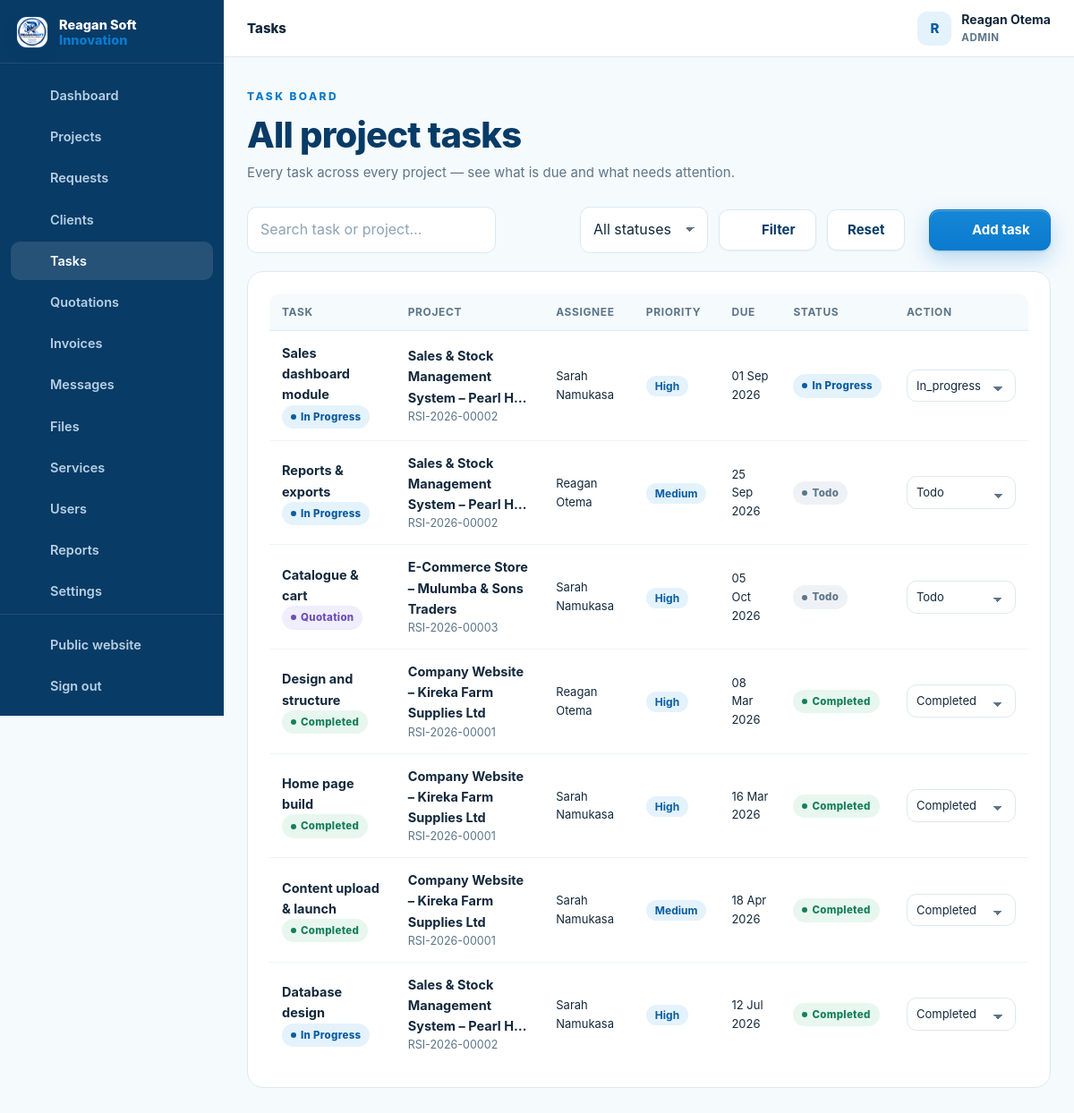
Page /admin/tasks.php (signed in) on the earlier database version.
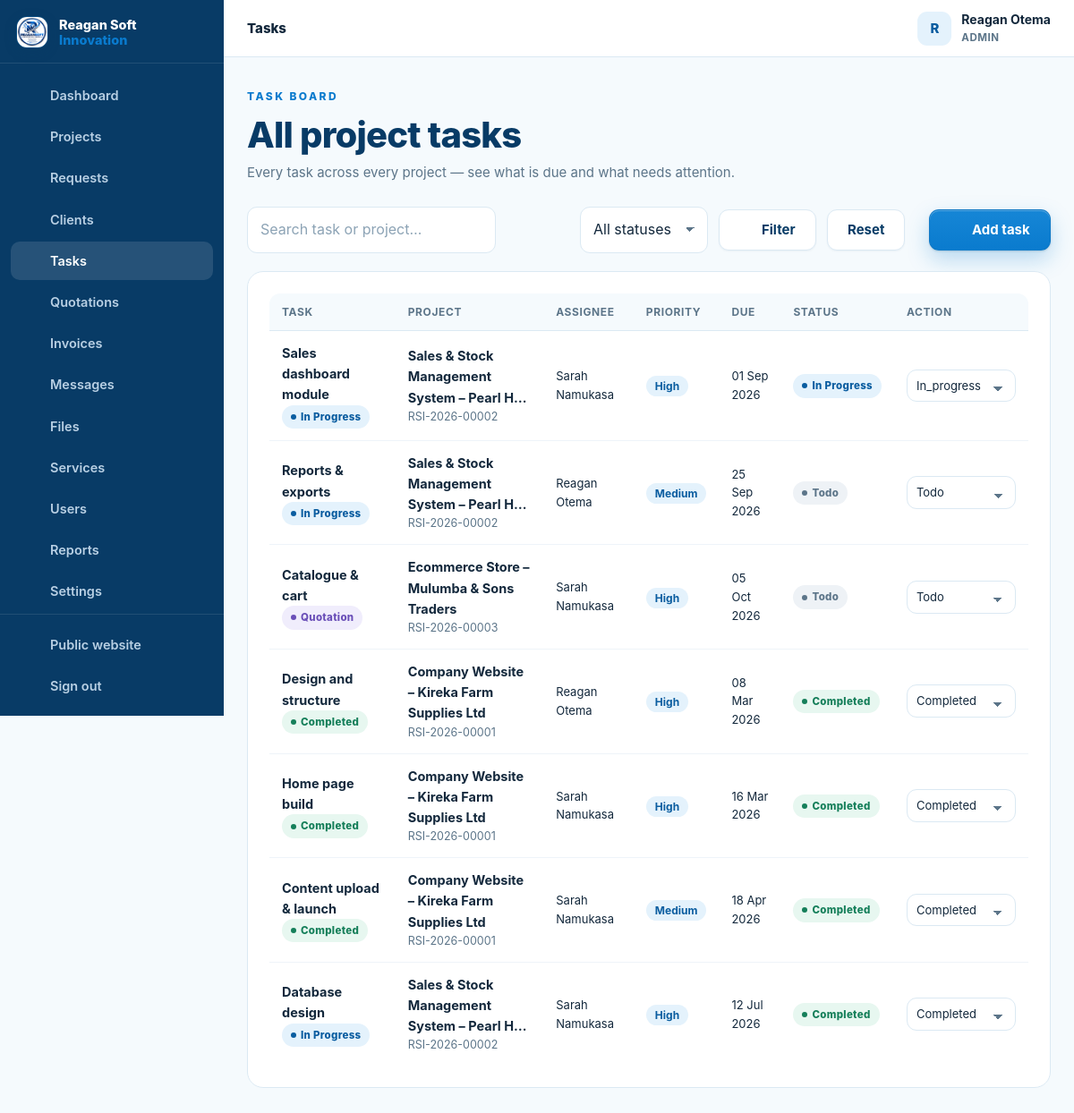
Same page on the later database version.
### tables this page shows
CREATE TABLE project_tasks (
  id INT UNSIGNED AUTO_INCREMENT PRIMARY KEY,
  project_id INT UNSIGNED NOT NULL,
  assigned_to INT UNSIGNED NULL,
  title VARCHAR(190) NOT NULL,
  description TEXT NULL,
  status ENUM('TODO','IN_PROGRESS','REVIEW','COMPLETED') NOT NULL DEFAULT 'TODO',
  progress TINYINT UNSIGNED NOT NULL DEFAULT 0,
  priority ENUM('low','medium','high') NOT NULL DEFAULT 'medium',
  start_date DATE NULL,
  due_date DATE NULL,
  created_by INT UNSIGNED NULL,
  created_at TIMESTAMP DEFAULT CURRENT_TIMESTAMP,
  updated_at TIMESTAMP DEFAULT CURRENT_TIMESTAMP ON UPDATE CURRENT_TIMESTAMP,
  FOREIGN KEY (project_id) REFERENCES projects(id) ON DELETE CASCADE,
  FOREIGN KEY (assigned_to) REFERENCES users(id) ON DELETE SET NULL,
  FOREIGN KEY (created_by) REFERENCES users(id) ON DELETE SET NULL,
  INDEX idx_tasks_project (project_id),
  INDEX idx_tasks_status (status),
  INDEX idx_tasks_assigned (assigned_to)
);

CREATE TABLE projects (
  id INT UNSIGNED AUTO_INCREMENT PRIMARY KEY,
  ref_no VARCHAR(30) NOT NULL UNIQUE,                
  client_id INT UNSIGNED NOT NULL,
  service_id INT UNSIGNED NULL,
  assigned_to INT UNSIGNED NULL,                     
  title VARCHAR(190) NOT NULL,
  description TEXT NOT NULL,
  requirements TEXT NULL,
  budget DECIMAL(14,2) NULL,
  priority ENUM('low','normal','high','urgent') NOT NULL DEFAULT 'normal',
  status ENUM('NEW','REVIEWING','QUOTATION','APPROVED','IN_PROGRESS','WAITING_FOR_CLIENT','TESTING','COMPLETED','CANCELLED') NOT NULL DEFAULT 'NEW',
  progress TINYINT UNSIGNED NOT NULL DEFAULT 0,
  deadline DATE NULL,
  started_at DATETIME NULL,
  completed_at DATETIME NULL,
  submitted_at TIMESTAMP DEFAULT CURRENT_TIMESTAMP,
  updated_at TIMESTAMP DEFAULT CURRENT_TIMESTAMP ON UPDATE CURRENT_TIMESTAMP,
  FOREIGN KEY (client_id) REFERENCES users(id) ON DELETE CASCADE,
  FOREIGN KEY (service_id) REFERENCES services(id) ON DELETE SET NULL,
  FOREIGN KEY (assigned_to) REFERENCES users(id) ON DELETE SET NULL,
  INDEX idx_projects_client (client_id),
  INDEX idx_projects_status (status),
  INDEX idx_projects_assigned (assigned_to),
  INDEX idx_projects_service (service_id)
);

CREATE TABLE users (
  id INT UNSIGNED AUTO_INCREMENT PRIMARY KEY,
  full_name VARCHAR(150) NOT NULL,
  email VARCHAR(190) NOT NULL UNIQUE,
  phone VARCHAR(40) NULL,
  password_hash VARCHAR(255) NOT NULL,
  role ENUM('admin','staff','client') NOT NULL DEFAULT 'client',
  company VARCHAR(190) NULL,
  address VARCHAR(255) NULL,
  avatar VARCHAR(255) NULL,
  active TINYINT(1) NOT NULL DEFAULT 1,
  failed_logins INT UNSIGNED NOT NULL DEFAULT 0,
  locked_until DATETIME NULL,
  last_login_at DATETIME NULL,
  created_at TIMESTAMP DEFAULT CURRENT_TIMESTAMP,
  updated_at TIMESTAMP DEFAULT CURRENT_TIMESTAMP ON UPDATE CURRENT_TIMESTAMP,
  INDEX idx_users_role (role),
  INDEX idx_users_active (active)
);

### config/config.php (called while the page is built, shortened)
<?php
function db(): PDO {
    static $pdo = null;
    if ($pdo === null) {
        try {
            $pdo = new PDO(
                'mysql:host=' . DB_HOST . ';dbname=' . DB_NAME . ';charset=utf8mb4',
                DB_USER,
                DB_PASS,
                [
                    PDO::ATTR_ERRMODE            => PDO::ERRMODE_EXCEPTION,
                    PDO::ATTR_DEFAULT_FETCH_MODE => PDO::FETCH_ASSOC,
                    PDO::ATTR_EMULATE_PREPARES   => false,
                    PDO::ATTR_STRINGIFY_FETCHES  => false,
                ]
            );
        } catch (PDOException $e) {
            log_error('DB connection failed: ' . $e->getMessage());
            http_response_code(500);
            exit('Unable to connect to the database. Please check the installation.');
        }
    }
    return $pdo;
}
function e(mixed $value): string {
    return htmlspecialchars((string)($value ?? ''), ENT_QUOTES, 'UTF-8');
}
function flash(string $key, ?string $value = null): ?string {
    $msg = $_SESSION['flash'][$key] ?? null;
    return $msg;
}
function app_url(string $path = ''): string {
    return APP_URL . ($path === '' ? '' : '/' . ltrim($path, '/'));
}
function current_user(): ?array {
    static $user = false;
    if ($user === false) {
        if (empty($_SESSION['user_id'])) {
            $user = null;
        } else {
            $st = db()->prepare('SELECT * FROM users WHERE id = ? AND active = 1 LIMIT 1');
            $st->execute([(int)$_SESSION['user_id']]);
            $user = $st->fetch() ?: null;
        }
    }
    return $user;
}
function is_logged_in(): bool {
    return current_user() !== null;
}
function require_login(): void {
    if (!is_logged_in()) {
        $_SESSION['intended'] = $_SERVER['REQUEST_URI'] ?? '';
        flash('error', 'Please sign in to continue.');
        redirect(app_url('login.php'));
    }
}
function require_staff(): void {
    require_login();
}
require_once __DIR__ . '/../inc/functions.php';

### admin/tasks.php (the view, shortened to what the changed rows need)
<?php
require __DIR__ . '/../config/config.php';
require_staff();
$pdo = db();
$st = $_GET['status'] ?? '';
$q  = trim($_GET['q'] ?? '');
$page = max(1, (int)($_GET['page'] ?? 1));
$perPage = 15;
$where = ['1=1'];
$params = [];
$whereSql = implode(' AND ', $where);
$count = $pdo->prepare("SELECT COUNT(*) c FROM project_tasks t JOIN projects p ON p.id = t.project_id WHERE $whereSql");
$count->execute($params);
$pg = paginate((int)$count->fetch()['c'], $perPage, $page);
$sql = "SELECT t.*, p.title AS project_title, p.ref_no, p.status AS project_status, p.client_id, a.full_name AS assignee_name
        FROM project_tasks t
        JOIN projects p ON p.id = t.project_id
        LEFT JOIN users a ON a.id = t.assigned_to
        WHERE $whereSql
        ORDER BY (t.status = 'COMPLETED') ASC, t.due_date IS NULL ASC, t.due_date ASC, t.created_at DESC
        LIMIT $perPage OFFSET {$pg['offset']}";
$stm = $pdo->prepare($sql); $stm->execute($params);
$tasks = $stm->fetchAll();
?>
<div class="dash-head">
  <div>
    <h2>All project tasks</h2>
  </div>
</div>
<section class="panel">
  <?php if ($tasks): ?>
    <div class="table-wrap">
      <table class="table">
        <thead><tr><th>Task</th><th>Project</th><th>Assignee</th><th>Priority</th><th>Due</th><th>Status</th><th>Action</th></tr></thead>
        <tbody>
          <?php foreach ($tasks as $t): ?>
            <tr>
              <td><span class="row-title"><?= e($t['title']) ?></span><div class="row-sub"><?= status_badge($t['project_status']) ?></div></td>
              <td><a class="row-title" href="<?= app_url('admin/project.php?id=' . (int)$t['project_id'] . '&tab=tasks') ?>"><?= e(truncate($t['project_title'], 42)) ?></a><div class="row-sub"><?= e($t['ref_no']) ?></div></td>
              <td class="small"><?= e($t['assignee_name'] ?? 'Unassigned') ?></td>
              <td><span class="tag"><?= e(ucfirst($t['priority'])) ?></span></td>
              <td class="small"><?= $t['due_date'] ? fmt_date($t['due_date']) : '—' ?></td>
              <td><?= status_badge($t['status']) ?></td>
              <td style="min-width:150px">
                <form method="post" style="display:flex;gap:6px;align-items:center">
                  <select class="select" name="status" onchange="this.form.submit()" style="padding:7px 30px 7px 10px;font-size:13px">
                    <?php foreach (['TODO', 'IN_PROGRESS', 'REVIEW', 'COMPLETED'] as $s): ?><option value="<?= $s ?>" <?= $t['status'] === $s ? 'selected' : '' ?>><?= e(ucwords(strtolower($s))) ?></option><?php endforeach; ?>
                  </select>
                </form>
              </td>
            </tr>
          <?php endforeach; ?>
        </tbody>
      </table>
    </div>
  <?php else: ?>
    <div class="empty"><?= icon('list') ?><h4>No tasks found</h4><p><?= ($q || $st) ? 'No tasks match your filters.' : 'No tasks yet. Create one above or inside a project.' ?></p></div>
  <?php endif; ?>
</section>

### inc/functions.php (shortened to what the changed rows need)
<?php
function fmt_date(?string $date, string $format = 'd M Y'): string {
    $ts = strtotime($date);
    return $ts ? date($format, $ts) : '—';
}
function truncate(string $text, int $length = 90): string {
    return mb_strimwidth($text, 0, $length, '…');
}
function status_badge(string $status): string {
    $class = [
        'NEW' => 'blue', 'REVIEWING' => 'sky', 'QUOTATION' => 'violet',
        'APPROVED' => 'cyan', 'IN_PROGRESS' => 'blue', 'WAITING_FOR_CLIENT' => 'amber',
        'TESTING' => 'violet', 'COMPLETED' => 'green', 'CANCELLED' => 'red',
        'TODO' => 'gray', 'REVIEW' => 'violet',
        'draft' => 'gray', 'sent' => 'blue', 'accepted' => 'green', 'rejected' => 'red', 'expired' => 'amber', 'cancelled' => 'red',
        'paid' => 'green', 'partially_paid' => 'amber', 'overdue' => 'red',
        'active' => 'green', 'inactive' => 'red',
        'read' => 'gray', 'unread' => 'blue',
    ];
    $label = ucwords(str_replace('_', ' ', strtolower((string)$status)));
    return '<span class="badge ' . ($class[$status] ?? 'gray') . '">' . e($label) . '</span>';
}
function paginate(int $total, int $perPage, int $page): array {
    $totalPages = max(1, (int)ceil($total / max(1, $perPage)));
    $page = max(1, min($totalPages, $page));
    $offset = ($page - 1) * $perPage;
    return ['totalPages' => $totalPages, 'page' => $page, 'offset' => $offset];
}
require_once __DIR__ . '/layout.php';

Differences in the rows shown:
changed through a linked row, project_tasks "Catalogue & cart": project.title "E-Commerce Store – Mulumba & Sons Traders" → "Ecommerce Store – Mulumba & Sons Traders"
